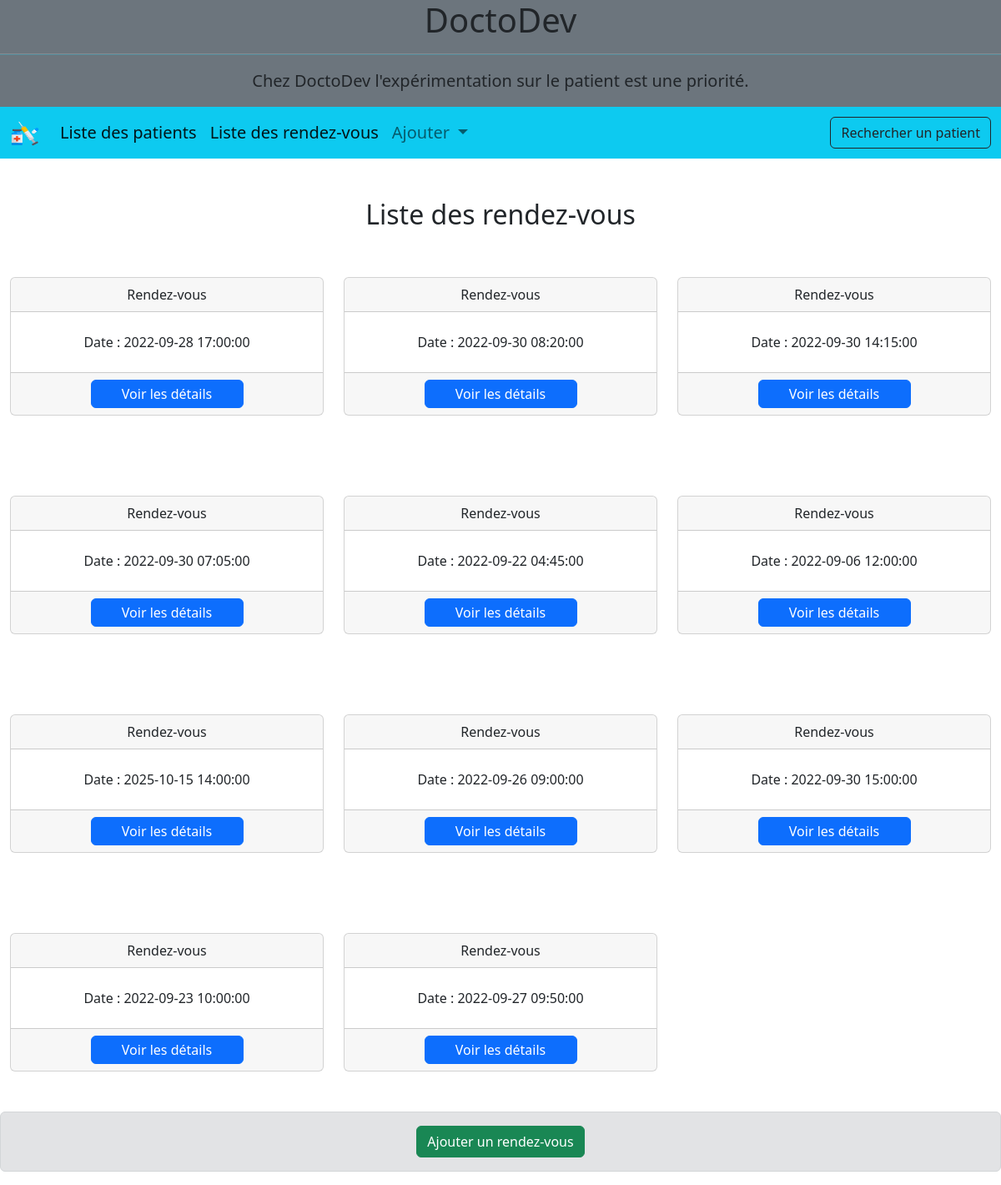
Page /controller/liste-rendezvous.php on the committed database.
### tables this page shows
CREATE TABLE IF NOT EXISTS `appointments`(
        `id`         INT (11) AUTO_INCREMENT  NOT NULL ,
        `dateHour`   DATETIME NOT NULL ,
        `idPatients` INT (11) NOT NULL ,
        PRIMARY KEY (`id`)
);

### controller/liste-rendezvous.php (called while the page is built, shortened)
<?php
require "../model/RendezvousManager.php";
$rendezvousManager = new RendezvousManager();
$rendezvous = $rendezvousManager->getRendezvous();
include "../view/liste-rendezvous-view.php";

### model/DataBaseConnect.php (called while the page is built, shortened)
<?php
abstract class DataBaseConnect {
  private static ?PDO $db = null;
  public static function getPDOConnexion() {
    try {
      if (!self::$db) {
        $db = new PDO("mysql:host=" . self::HOST . ";dbname=" . self::NAME, self::LOGIN, self::PASSWORD);
        $db->setAttribute(PDO::ATTR_ERRMODE, PDO::ERRMODE_EXCEPTION);
        self::$db = $db;
      }
      return self::$db;
    }
    catch(Exception $error) {
      echo "Nous n'arrivons pas à nous connecter à la base de données." . "<br/> erreur: " . $error->getMessage();
      die();
    }
  }
}

### model/DataBase.php (called while the page is built, shortened)
<?php
require "DataBaseConnect.php";
abstract class DataBase
{
  public function __construct() {
    $this->db = DataBaseConnect::getPDOConnexion();
  }
}

### model/RendezvousManager.php (called while the page is built, shortened)
<?php
require_once "dataBase.php";
require "entity/Rendezvous.php";
class RendezvousManager extends DataBase
{
  public function getRendezvous(): bool|array
  {
    $query=$this->db->query("SELECT * FROM appointments");
    $result = $query->fetchAll(PDO::FETCH_ASSOC);
    foreach($result as $key=>$rendezvous){
      $result[$key] = new Rendezvous($rendezvous);
    }
    return $result;
  }
}

### model/entity/Rendezvous.php (called while the page is built, shortened)
<?php
class Rendezvous
{
  protected int $id;
  protected string $dateHour;
  public function __construct(?array $data = null)
  {
    if($data) {
      foreach($data as $key => $value) {
        $setter= "set". ucfirst($key);
      }
    }
  }
  public function getId(): int
  {
    return $this->id;
  }
  public function setId($id): void
  {
    $this->id = $id;
  }
  public function getDateHour(): string
  {
    return $this->dateHour;
  }
  public function setDateHour($dateHour): void
  {
    $this->dateHour = $dateHour;
  }
}

### view/liste-rendezvous-view.php (the view, shortened to what this page needs)
<?php include "../view/template/header.php"; ?>
  <h2 class="text-center">Liste des rendez-vous</h2>
  <div class="row ">
    <?php if($rendezvous): ?>
      <?php foreach($rendezvous as $index => $rendezvous) : ?>
        <div class="col-12 col-md-6 col-lg-4 my-5">
          <div class="card h-100 text-center">
            <div class="card-header">
              Rendez-vous
            </div>
            <div class="card-body">
              <ul class="list-group list-group-flush">
                <li class="list-group-item"><?php echo "Date : " . $rendezvous->getDateHour() ; ?></li>
              </ul>
            </div>
            <div class="card-footer">
              <div class="row justify-content-evenly">
                <a class="btn btn-primary col-6 p-1" href="../controller/rendezvous.php?id=<?php echo $rendezvous->getId() ; ?>">Voir les détails</a>
              </div>
            </div>
          </div>
        </div>
      <?php endforeach; ?>
      <div class="alert alert-secondary text-center" role="alert">
        <a class="btn btn-success text-white" href="../controller/ajout-rendezvous.php">Ajouter un rendez-vous</a>
      </div>
    <?php endif; ?>
  </div>
<?php include "../view/template/footer.php"; ?>

### asset/css/main.css (style rules this page uses)
html { color: #222; font-size: 1em; line-height: 1.4; }

### rows in the picture
appointments: dateHour "2022-09-28 17:00:00"
appointments: dateHour "2022-09-30 08:20:00"
appointments: dateHour "2022-09-30 14:15:00"
appointments: dateHour "2022-09-30 07:05:00"
appointments: dateHour "2022-09-22 04:45:00"
appointments: dateHour "2022-09-06 12:00:00"
appointments: dateHour "2025-10-15 14:00:00"
appointments: dateHour "2022-09-26 09:00:00"
appointments: dateHour "2022-09-30 15:00:00"
appointments: dateHour "2022-09-23 10:00:00"
appointments: dateHour "2022-09-27 09:50:00"
